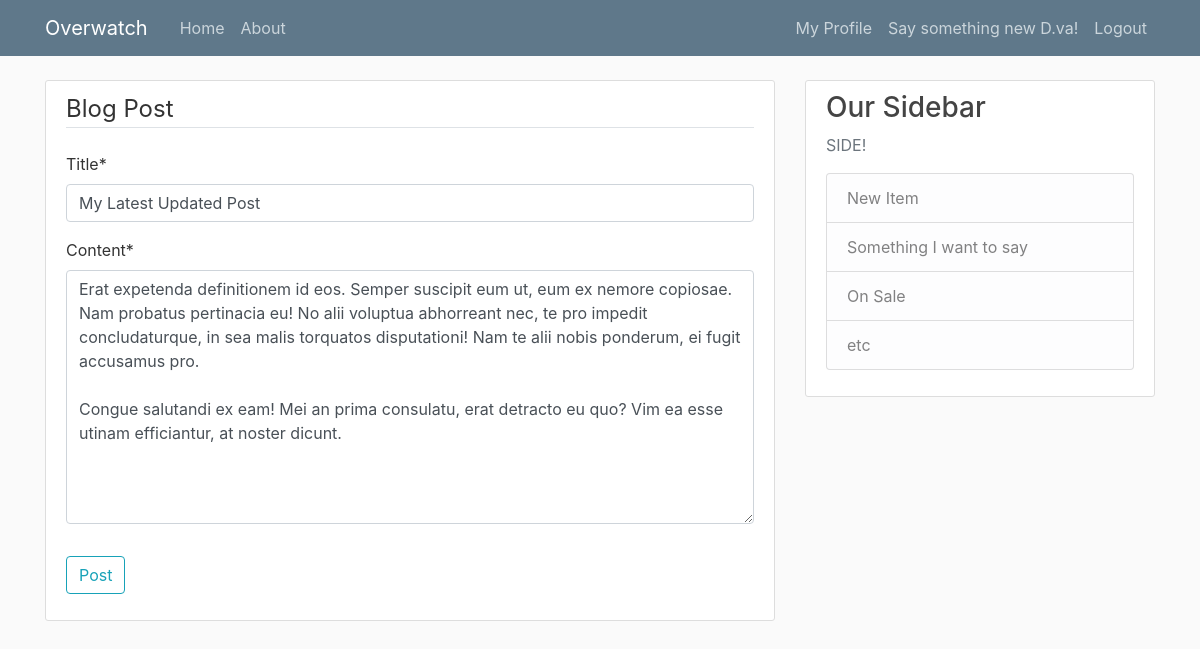
Page /post/26/update (signed in) on the committed database.
### home/models.py (models this page shows, shortened)
class Post(models.Model):
    title = models.CharField(max_length=100)
    content = models.TextField()
    date_posted = models.DateTimeField(default=timezone.now)
    author = models.ForeignKey(User, on_delete=models.CASCADE)

### home/views.py (the view, shortened to what this page needs)
# urls.py: path('post/<int:pk>/update', views.PostUpdateView.as_view(),name="post_update"),
class PostUpdateView(LoginRequiredMixin, UserPassesTestMixin, UpdateView):
    model = Post
    fields = ['title', 'content']
    def test_func(self):
        post = self.get_object()
        if self.request.user == post.author:
            return True
        return False # return page 403

### home/templates/home/post_form.html (shortened to what this page needs)
{% extends "base.html" %}
{% load crispy_forms_tags %}
{% block content %}
    <div class="content-section">
            <form method="POST">
                <fieldset class="form-group">
                    <legend class="border-bottom mb-4">Blog Post</legend>
                    {{ form|crispy }}
                </fieldset>
                <div class="form-group">
                        <button class="btn btn-outline-info" type="submit">Post</button>
                </div>
            </form>
    </div>
{% endblock %}

### home/templates/base.html (shortened to what this page needs)
{% load static %}
<!DOCTYPE html>
<html>
<head>
   <link rel="stylesheet" href="https://stackpath.bootstrapcdn.com/bootstrap/4.5.2/css/bootstrap.min.css">
   <link rel="stylesheet" type="text/css" href="{% static 'home/main.css' %}">
 </head>
 <body>
     <header class="site-header">
  <nav class="navbar navbar-expand-md navbar-dark bg-steel fixed-top">
    <div class="container">
      <a class="navbar-brand mr-4" href="{% url 'main_home' %}">Overwatch</a>
      <div class="collapse navbar-collapse" id="navbarToggle">
        <div class="navbar-nav mr-auto">
          <a class="nav-item nav-link" href="{% url 'main_home' %}">Home</a>
          <a class="nav-item nav-link" href="/">About</a>
        </div>
        <div class="navbar-nav">
            {% if user.is_authenticated %}
              <a class="nav-item nav-link" href="{% url 'profile' %}">My Profile</a>
              <a class="nav-item nav-link" href="{% url 'post_create' %}">Say something new {{ user.username }}!</a>
              <a class="nav-item nav-link" href="{% url 'logout' %}">Logout</a>
            {% else %}
              <a class="nav-item nav-link" href="{% url 'login' %}">Login</a>
              <a class="nav-item nav-link" href="{% url 'register' %}">Register</a>
            {% endif %}
        </div>
      </div>
    </div>
  </nav>
</header>
    <main role="main" class="container">
    <div class="row">
     <div class="col-md-8">
       {% block content %}{% endblock %}
     </div>
     <div class="col-md-4">
       <div class="content-section">
         <h3>Our Sidebar</h3>
         <p class='text-muted'>SIDE!
           <ul class="list-group">
             <li class="list-group-item list-group-item-light">New Item</li>
             <li class="list-group-item list-group-item-light">Something I want to say</li>
             <li class="list-group-item list-group-item-light">On Sale</li>
             <li class="list-group-item list-group-item-light">etc</li>
           </ul>
         </p>
       </div>
     </div>
    </div>
    </main>
</body>
</html>

### home/static/home/main.css (style rules this page uses)
body { background: #fafafa; color: #333333; margin-top: 5rem; }
h1, h2, h3, h4, h5, h6 { color: #444444; }
ul { margin: 0; }
.bg-steel { background-color: #5f788a; }
.site-header .navbar-nav .nav-link { color: #cbd5db; }
.content-section { background: #ffffff; padding: 10px 20px; border: 1px solid #dddddd; border-radius: 3px; margin-bottom: 20px; }

### rows in the picture
Post: title "My Latest Updated Post", content "Erat expetenda definitionem id eos. Semper suscipit eum ut, eum ex nemore copiosae. Nam probatus pertinacia eu! No alii voluptua abhorreant nec, te pro impedit concludaturque, in sea malis torquatos disputationi! Nam te alii nobis ponderum, ei fugit accusamus pro. Congue salutandi ex eam! Mei an prima consulatu, erat detracto eu quo? Vim ea esse utinam efficiantur, at noster dicunt."

### other values in the picture
{{ user.username }} "D.va"
